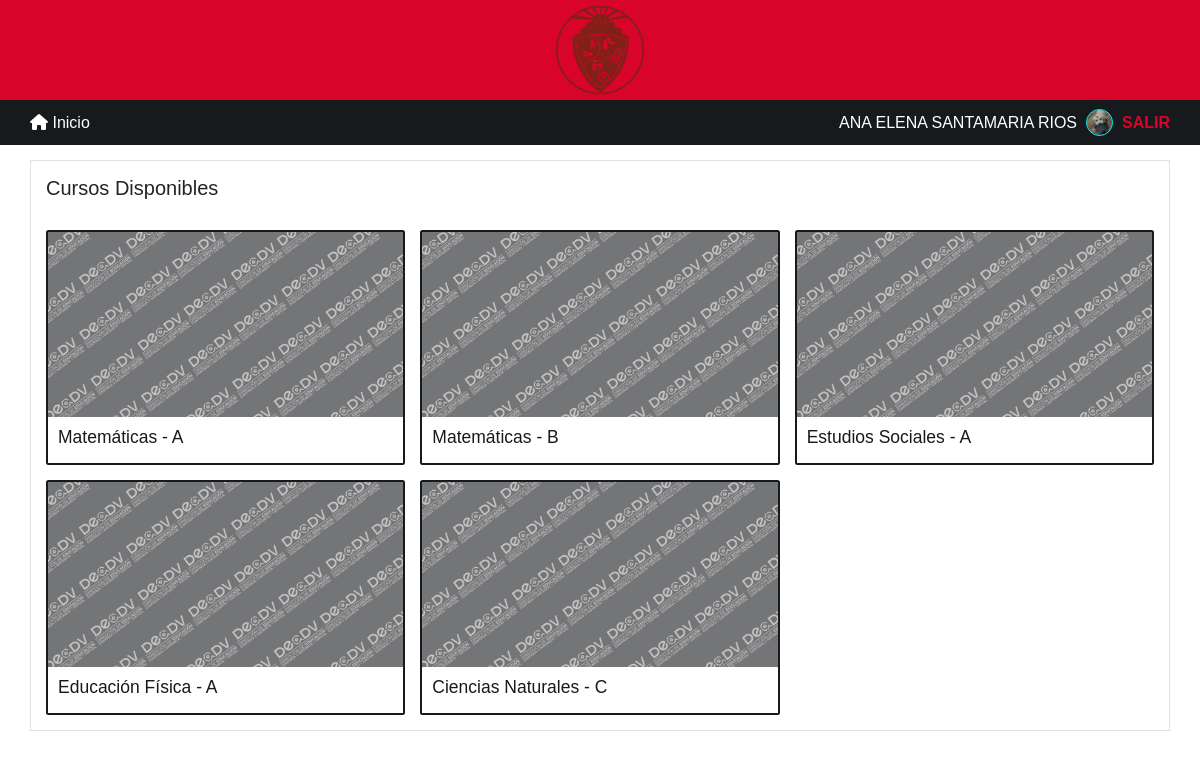
The app's page /views/matriculacion.php (signed in) with its own data.
### tables this page shows
CREATE TABLE `asignatura` (
  `ID_Asignatura` bigint NOT NULL,
  `ID_Docente` bigint DEFAULT NULL,
  `Nombre` varchar(100) DEFAULT NULL
);

CREATE TABLE `curso` (
  `ID_Curso` bigint NOT NULL,
  `ID_Asignatura` bigint DEFAULT NULL,
  `Nombre` varchar(100) DEFAULT NULL
);

### views/matriculacion.php (the view, shortened to what this page needs)
<?php
include "../model/middleware.php";
$asignaturasDisponibles = $conexion->query("SELECT * FROM asignatura")->fetch_all();
$cursosDisponibles = $conexion->query("SELECT * FROM `curso`")->fetch_all();
?>
<!DOCTYPE html>
<html lang="es">
<head>
   <link rel="stylesheet" href="../css/matriculacion.css">
   <?php include "../model/resources.php" ?>
</head>
<body>
   <?php include "header.php"; ?>
   <main class="p-4">
      <div class="container-lg">
         <div class="row">
            <div class="navegation__bar col-lg-12 col-sm-12 p-4 border border-1">
               <h2>Cursos Disponibles</h2>
               <div class="grid grid-three-col mt-5 gap-4">
                  <?php
function mostrarCursos($curso, $asignatura, $ID_Asignatura, $ID_Curso, $class)
{
    echo
        '<div >
                <a class="card ' . $class . '" href="#" data-bs-toggle="modal" data-bs-target="#' . $curso . '' . $ID_Asignatura . '">
                    <img src="../images/background/background.jpg" class="img-fluid w-100 p-0 " alt="...">
                    <div class="card-body">
                        <h3 class="card-title fs-3">
                            ' . $asignatura . ' - ' . $curso . '
                        </h3>
                    </div>
                </a>
        </div>
        <div class="modal fade" id="' . $curso . '' . $ID_Asignatura . '" tabindex="-1" aria-labelledby="' . $asignatura . 'Label"
                  aria-hidden="true">
                  <div class="modal-dialog modal-dialog-centered">
                     <div class="modal-content">
                        <div class="modal-header">
                           <h5 class="modal-title" id="' . $curso . '">Matriculación</h5>
                           <button type="button" class="btn-close" data-bs-dismiss="modal" aria-label="Close"></button>
                        </div>
                        <div class="modal-body">
                           ¿Desea Matricularse en este Curso?
                        </div>
                        <div class="modal-footer">
                           <button type="button" class="btn btn-danger" data-bs-dismiss="modal">Cancelar</button>
                           <a href="matriculacion.php?ID=' . $ID_Asignatura . '&ID_Curso=' . $ID_Curso . '" type="button" class="btn btn-primary">Aceptar</a>
                        </div>
                     </div>
                  </div>
               </div>
        ';
}
if (isset($cursosDisponibles)) {
    for ($i = 0; $i < count($cursosDisponibles); $i++) {
        for ($j = 0; $j < count($asignaturasDisponibles); $j++) {
            if ($cursosDisponibles[$i][1] == $asignaturasDisponibles[$j][0]) {
                mostrarCursos($cursosDisponibles[$i][2], $asignaturasDisponibles[$j][2], $asignaturasDisponibles[$j][0], $cursosDisponibles[$i][0], null);
            }
        }
    }
}
?>
               </div>
            </div>
         </div>
      </div>
   </main>
</body>
</html>

### model/resources.php (shortened to what this page needs)
<link rel="stylesheet" href="../css/bootstrap.min.css">
<link rel="stylesheet" href="../css/framework.css">
<link rel="stylesheet" href="../css/menu.css">
<link rel="stylesheet" href="https://cdnjs.cloudflare.com/ajax/libs/font-awesome/6.2.1/css/all.min.css"
 />

### views/header.php (shortened to what this page needs)
<header class="bg-primary-red px-4">
   <div class="container-lg h-100 d-flex justify-content-center align-items-center py-2">
      <a href="menu.php" rel="noopener noreferrer" style="max-width: 12rem;">
         <img class="img-fluid" src="../images/logo.png" alt="">
      </a>
   </div>
</header>
<nav class="navbar bg-primary-dark px-4">
   <div class="container-lg d-flex justify-content-between align-items-center py-2 px-0">
      <div class="flex justify-content-between">
         <a class="navbar__link home" href="menu.php">
            <i class="fa fa-home"></i>
            Inicio</a>
      </div>
      <div class="navbar__user d-flex align-items-center">
         <a href="profile.php" class="navbar__link navbar__username m-0">
            <?php echo $_SESSION['NOMBRES']; ?>
         </a>
         <a href="profile.php" class="navbar__link">
            <?php
if (!empty($_SESSION['perfil'])) {
    echo '
                  <img loading="lazy" id="navbar__image" class="navbar__image" src="' . $_SESSION['perfil'] . '" alt="">
                  ';
} else {
    echo '
                  <img loading="lazy" id="navbar__image" class="navbar__image" src="../images/background/background-1.jpg" alt="">';
}
?>
         </a>
         <a href="../controller/login/logout.php" class="navbar__link navbar__link--exit">
            Salir </a>
      </div>
   </div>
</nav>

### css/framework.css (style rules this page uses)
:root { --FS-heading: 4rem; --FS-subheading: 3rem; --FS-general: 1.6rem; --CL-white: white; --CL-black: black; --CL-primary-red: #d90429; --CL-primary-dark: #161a1d; --CL-primary-blue: #0d6efd; --CL-aqua: aqua; --FF-signature: "Frest Style", sans-serif; --FF-general: "Poppins", sans-serif; }
html { font-size: 62.5%; scroll-behavior: smooth; }
*, *::after, *::before { margin: 0; padding: 0; box-sizing: border-box; }
* { transition: 0.2s all; }
body { min-height: 100vh; width: 100%; font-size: var(--FS-general); font-family: var(--FF-general); }
picture, img, video, svg { display: block; max-width: 100%; }
a { text-decoration: none; }
.h-100 { height: 100%; }
.w-100 { height: 100%; }
.flex { display: flex; }
.grid { display: grid; }
.grid-three-col { grid-template-columns: repeat(3, 1fr); }
.img-fluid { height: 100%; object-fit: cover; }
.bg-primary-red { background-color: var(--CL-primary-red); }
.bg-primary-dark { background-color: var(--CL-primary-dark); }

### css/menu.css (style rules this page uses)
header { height: 10rem; }
.navbar__link { color: var(--CL-white); text-decoration: none; font-size: var(--FS-general); }
.navbar__link--exit { color: var(--CL-primary-red); font-weight: bold !important; }
.navbar__link--exit, .navbar__username { text-transform: uppercase; }
.navbar__image { width: 2.5rem; height: 2.5rem; outline: 1px solid var(--CL-aqua); object-fit: cover; position: relative; border-radius: 50%; margin-inline: 1rem; }
.home { margin-right: 1rem; }
.card { transition: 0.15s ease-in-out; border: 2px solid var(--CL-primary-dark); }
.card-body { background-color: var(--CL-white); color: var(--CL-primary-dark); transition: 0.15s ease-in-out; border: none; }

### records on screen
asignatura: Nombre "Matemáticas"
curso: Nombre "A"
curso: Nombre "B"
asignatura: Nombre "Estudios Sociales"
curso: Nombre "A"
asignatura: Nombre "Educación Física"
curso: Nombre "A"
asignatura: Nombre "Ciencias Naturales"
curso: Nombre "C"

### other values on screen
$_SESSION['NOMBRES'] "ANA ELENA SANTAMARIA RIOS"
